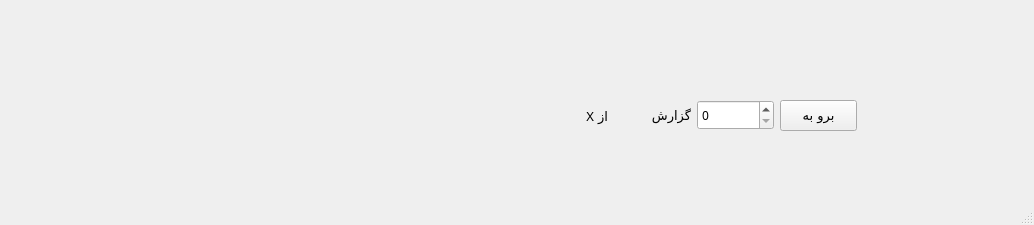
<?xml version="1.0" encoding="UTF-8"?>
<ui version="4.0">
 <class>MainWindow</class>
 <widget class="QMainWindow" name="MainWindow">
  <property name="geometry">
   <rect>
    <x>0</x>
    <y>0</y>
    <width>1034</width>
    <height>225</height>
   </rect>
  </property>
  <property name="windowTitle">
   <string>MainWindow</string>
  </property>
  <widget class="QWidget" name="centralwidget">
   <widget class="QSpinBox" name="spb_numberpagereport">
    <property name="geometry">
     <rect>
      <x>697</x>
      <y>100</y>
      <width>77</width>
      <height>30</height>
     </rect>
    </property>
    <property name="font">
     <font>
      <family>IRANYekanXFaNum</family>
     </font>
    </property>
    <property name="minimum">
     <number>0</number>
    </property>
   </widget>
   <widget class="QLabel" name="lbl_pagereport">
    <property name="geometry">
     <rect>
      <x>614</x>
      <y>100</y>
      <width>77</width>
      <height>31</height>
     </rect>
    </property>
    <property name="font">
     <font>
      <family>IRANYekanXFaNum</family>
      <pointsize>10</pointsize>
      <weight>50</weight>
      <italic>false</italic>
      <bold>false</bold>
     </font>
    </property>
    <property name="text">
     <string>گزارش</string>
    </property>
   </widget>
   <widget class="QLabel" name="lbl_pagereportX">
    <property name="geometry">
     <rect>
      <x>531</x>
      <y>100</y>
      <width>77</width>
      <height>31</height>
     </rect>
    </property>
    <property name="font">
     <font>
      <family>IRANYekanXFaNum</family>
      <pointsize>10</pointsize>
      <weight>50</weight>
      <italic>false</italic>
      <bold>false</bold>
     </font>
    </property>
    <property name="text">
     <string>از X</string>
    </property>
   </widget>
   <widget class="QPushButton" name="btn_pagereport">
    <property name="geometry">
     <rect>
      <x>780</x>
      <y>100</y>
      <width>77</width>
      <height>31</height>
     </rect>
    </property>
    <property name="font">
     <font>
      <family>IRANYekanXFaNum</family>
      <pointsize>10</pointsize>
      <weight>50</weight>
      <italic>false</italic>
      <bold>false</bold>
      <kerning>false</kerning>
     </font>
    </property>
    <property name="text">
     <string>برو به</string>
    </property>
    <property name="autoDefault">
     <bool>false</bool>
    </property>
    <property name="flat">
     <bool>false</bool>
    </property>
   </widget>
  </widget>
  <widget class="QMenuBar" name="menubar">
   <property name="geometry">
    <rect>
     <x>0</x>
     <y>0</y>
     <width>1034</width>
     <height>26</height>
    </rect>
   </property>
  </widget>
  <widget class="QStatusBar" name="statusbar"/>
 </widget>
 <resources/>
 <connections/>
</ui>
